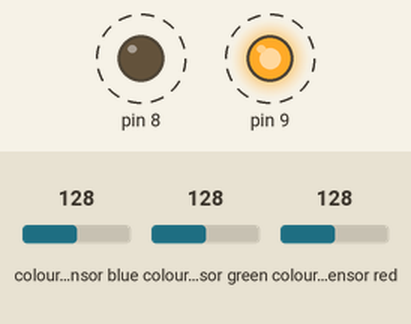
Recording of a sketch running on a simulated Arduino Uno, built with avr-gcc and run on an emulated ATmega328P. Shown: output pins drawn as LEDs (lit = HIGH). Dashed ring = blinking. Inputs (shaded band) come from the test bench; at power-on: colour sensor blue 128, colour sensor green 128, colour sensor red 128. What the sketch prints to the serial monitor is not drawn.

Above: at 0.09 s.
Timing chart, 0 to 3.0 s (numbered marks = the images above):
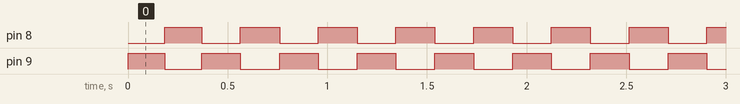

The sketch:

color_sensor_TCS34725.ino
```cpp
//It need to download "Adafruit TCS34725"

#include <Wire.h> // 包含Wire库，用於I2C通訊
#include "Adafruit_TCS34725.h" // 包含Adafruit_TCS34725库，用於TCS34725感應器

#define TCS34725_INTEGRATIONTIME TCS34725_INTEGRATIONTIME_50MS // 設定整合時間
#define TCS34725_GAIN TCS34725_GAIN_4X // 設定增益

Adafruit_TCS34725 tcs = Adafruit_TCS34725(TCS34725_INTEGRATIONTIME, TCS34725_GAIN); // 建立TCS34725物件

void setup() {
  pinMode(8,OUTPUT);
  pinMode(9,OUTPUT);
  digitalWrite(8,LOW);
  digitalWrite(9,HIGH);
  Serial.begin(9600); // 初始化串行通訊，鮑特率9600

  if (tcs.begin()) { // 如果感應器初始化成功
    Serial.println("TCS34725 found"); // 在串行監視器中列印感應器已找到的訊息
  } else {
    Serial.println("No TCS34725 found ... check your connections"); // 在串行監視器中列印感應器未找到的訊息
    while (1); // 如果感應器未找到，停止程式
  }
}

void loop() {
   for(int i=0;i<=2;i++){
     digitalWrite(8,LOW);
     digitalWrite(9,HIGH);
     delay(10);
     if (tcs.begin()) { // 如果感應器初始化成功
      Serial.println("TCS34725 found"); // 在串行監視器中列印感應器已找到的訊息

      uint16_t clear, red, green, blue; // 定義變數用於儲存顏色資料
      tcs.getRawData(&red, &green, &blue, &clear); // 從感應器獲取原始資料
      // 列印顏色資料到串行監視器
      Serial.print("Clear: "); Serial.print(clear);
      Serial.print(" Red: "); Serial.print(red);
      Serial.print(" Green: "); Serial.print(green);
      Serial.print(" Blue: "); Serial.println(blue);

     } else {
      Serial.println("No TCS34725 found1 ... check your connections"); // 在串行監視器中列印感應器未找到的訊息

     }
   }
    for(int i=0;i<=2;i++){
      digitalWrite(8,HIGH);
      digitalWrite(9,LOW);
      delay(10);
      if (tcs.begin()) { // 如果感應器初始化成功
      Serial.println("TCS34725 found2"); // 在串行監視器中列印感應器已找到的訊
      uint16_t clear, red, green, blue; // 定義變數用於儲存顏色資料
      tcs.getRawData(&red, &green, &blue, &clear); // 從感應器獲取原始資料
      // 列印顏色資料到串行監視器
      Serial.print("Clear: "); Serial.print(clear);
      Serial.print(" Red: "); Serial.print(red);
      Serial.print(" Green: "); Serial.print(green);
      Serial.print(" Blue: "); Serial.println(blue);
      } else {
        Serial.println("No TCS34725 found2 ... check your connections"); // 在串行監視器中列印感應器未找到的訊息

      }
    }

}
```

Measured:
- by itself, pin 8: alternates HIGH for 0.20 s and LOW for 0.19 s
- by itself, pin 9: alternates HIGH for 0.19 s and LOW for 0.20 s
